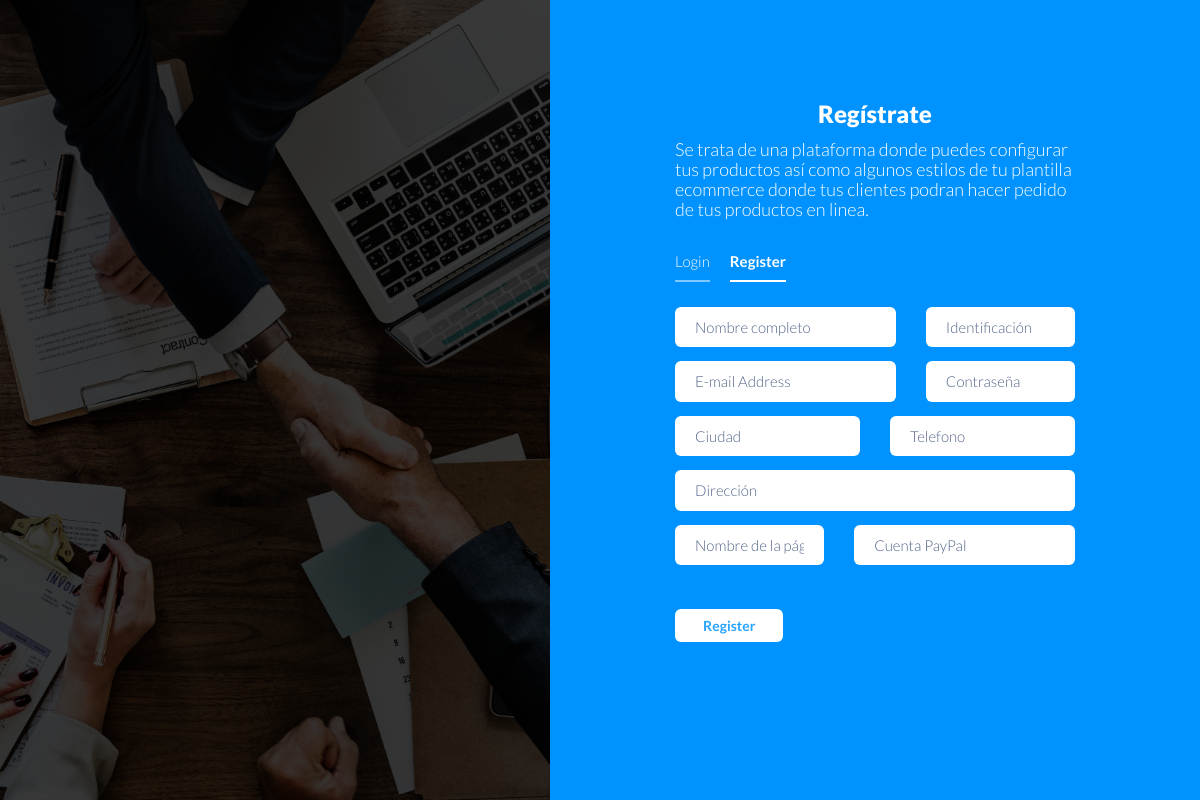
Before: /index.php/service with the older database file.
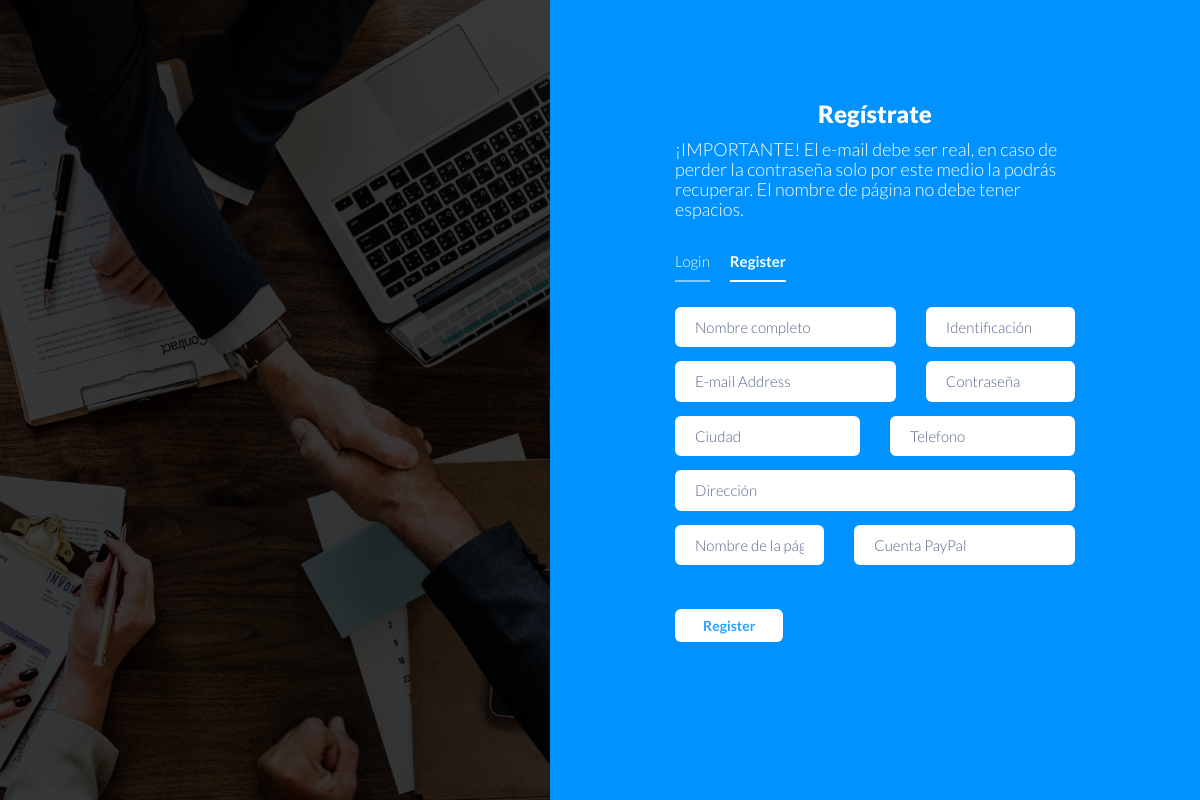
After: the same page with the newer database file.
### tables this page shows
CREATE TABLE `baseo_oficial` (
  `id` int(11) NOT NULL AUTO_INCREMENT,
  `correo_contact` varchar(100) DEFAULT NULL,
  `cel_contact` double DEFAULT NULL,
  `logo` varchar(255) DEFAULT NULL,
  `nombre` varchar(60) DEFAULT NULL,
  `abreviacion` varchar(15) DEFAULT NULL,
  `nav_bg` varchar(10) DEFAULT NULL,
  `op1` varchar(30) DEFAULT NULL,
  `op2` varchar(30) DEFAULT NULL,
  `op3` varchar(30) DEFAULT NULL,
  `op4` varchar(30) DEFAULT NULL,
  `color` varchar(10) DEFAULT NULL,
  `fuente` varchar(100) DEFAULT NULL,
  `size` int(11) DEFAULT NULL,
  `search` varchar(50) DEFAULT NULL,
  `ban_1_title` varchar(255) DEFAULT NULL,
  `ban_1_text` text,
  `ban_1_url_vid` varchar(255) DEFAULT NULL,
  `ban_1_url_img` varchar(255) DEFAULT NULL,
  `ban_2_title` varchar(255) DEFAULT NULL,
  `ban_2_text` text,
  `ban_2_url_img` varchar(255) DEFAULT NULL,
  `sec_text` varchar(255) DEFAULT NULL,
  `pr900` double DEFAULT NULL,
  PRIMARY KEY (`id`)
);

### application/controllers/Service.php (called while the page is built, shortened)
<?php
class Service extends CI_Controller {
  function __construct(){
    $this->load->model('model_header');
    $this->load->model('model_service');
    $this->load->model('model_login');
    $this->load->model('model_informacion');
  }
  public function index()
  {
    $result['head']=$this->model_header->consultOficial(1);
    $result['service']=$this->model_service->consultService(1);
    $this->load->view('view_register',$result);
  }
}

### index.php (called while the page is built, shortened)
<?php
require_once BASEPATH.'core/CodeIgniter.php';

### application/models/Model_header.php (called while the page is built, shortened)
<?php
class Model_header extends CI_Model {
  public function consultOficial($id){
    $sql="SELECT * FROM baseo_oficial WHERE id='$id'";
    $query=$this->db->query($sql);
    return $query->row();
  }
}

### application/views/view_register.php (the view, shortened to what this page needs)
<!DOCTYPE html>
<html lang="en">
<head>
  <link rel="stylesheet" type="text/css" href="<?= base_url(); ?>loged/css/bootstrap.min.css">
  <link rel="stylesheet" type="text/css" href="<?= base_url(); ?>loged/css/fontawesome-all.min.css">
  <link rel="stylesheet" type="text/css" href="<?= base_url(); ?>loged/css/iofrm-style.css">
  <link rel="stylesheet" type="text/css" href="<?= base_url(); ?>loged/css/iofrm-theme1.css">
</head>
<body>
    <div class="form-body">
        <div class="row">
            <div class="img-holder">
                <div class="bg"></div>
            </div>
            <div class="form-holder">
                <div class="form-content">
                    <div class="form-items">
                        <h3>Regístrate</h3>
                        <p><?= $head->ban_2_text; ?></p>
                        <div class="page-links">
                            <a href="<?= base_url(); ?>">Login</a><a href="<?= base_url(); ?>/index.php/service" class="active">Register</a>
                        </div>
                        <form action="<?= base_url(); ?>index.php/service/register" method="post" enctype="multipart/form-data" onsubmit="return validarPasswd()">
                          <div class="row">
                            <div class="col-md-7">
                              <input class="form-control" type="text" name="nombres" placeholder="Nombre completo" required>
                            </div>
                            <div class="col-md-5">
                              <input class="form-control" type="number" name="cc" placeholder="Identificación" required>
                            </div>
                          </div>
                          <div class="row">
                            <div class="col-md-7">
                              <input class="form-control" type="email" name="email" placeholder="E-mail Address" required>
                            </div>
                            <div class="col-md-5">
                              <input class="form-control" type="password" name="pass" placeholder="Contraseña" required>
                            </div>
                          </div>
                          <div class="row">
                            <div class="col-md-6">
                              <input class="form-control" type="text" name="ciudad" placeholder="Ciudad" required>
                            </div>
                            <div class="col-md-6">
                              <input class="form-control" type="number" name="celular" placeholder="Telefono" required>
                            </div>
                          </div>
                          <div class="row">
                            <div class="col-md-12">
                              <input class="form-control" type="text" name="direccion" placeholder="Dirección" required>
                            </div>
                          </div>
                          <div class="row">
                            <div class="col-md-5">
                              <input class="form-control" type="text" name="page" id="pwd1" placeholder="Nombre de la página" required>
                            </div>
                            <div class="col-md-7">
                              <input class="form-control" type="email" name="paypal" placeholder="Cuenta PayPal" required>
                            </div>
                          </div>
                            <div class="form-button">
                                <button id="submit" type="submit" class="ibtn">Register</button>
                            </div>
                        </form>
                    </div>
                </div>
            </div>
        </div>
    </div>
</body>
</html>

Changed rows visible on the page:
changed baseo_oficial: ban_2_text "Se trata de una plataforma donde puedes configurar tus productos así como algunos estilos de tu plantilla ecommerce donde tus clientes podran hacer pedido de tus productos en linea." → "¡IMPORTANTE! El e-mail debe ser real, en caso de perder la contraseña solo por este medio la podrás recuperar. El nombre de página no debe tener espacios."
